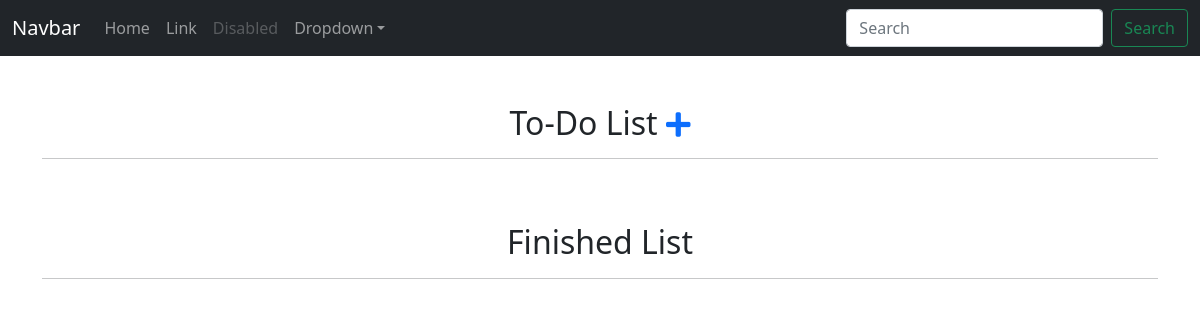
The app's page /, older data.
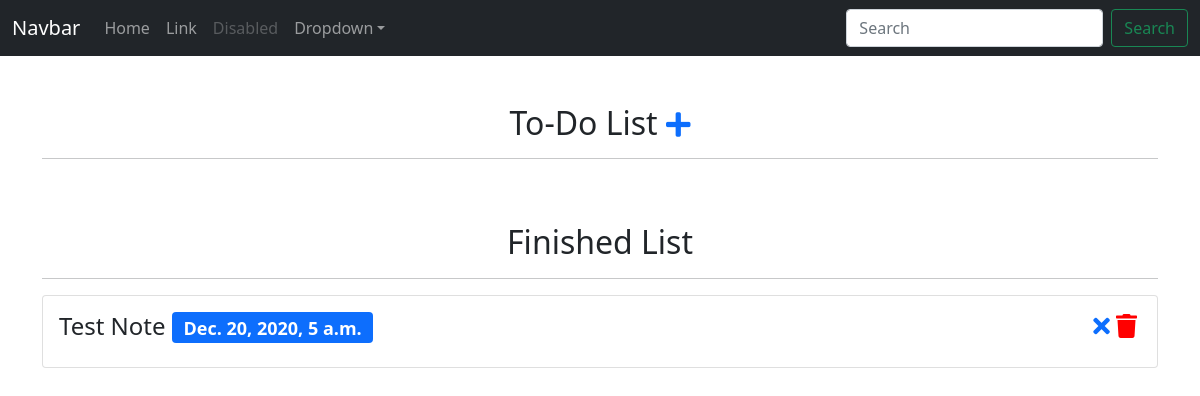
The same page, newer data.
### notes/models.py (models this page shows, shortened)
class Note(models.Model):
    title = models.CharField(max_length=100)
    due_date = models.DateTimeField()
    label = models.CharField(choices=LABEL_CHOICES, max_length=2)
    finished = models.BooleanField(default=False)
    def get_recover_item_url(self):
        return reverse("recover-note-item", kwargs={
            'id': self.id
        })
    def get_delete_item_url(self):
        return reverse("delete-note-item", kwargs={
            'id': self.id
        })

### notes/views.py (the view)
# urls.py: path('', note_list_view, name='note-list'),
def note_list_view(request):
    form = NoteModelForm()
    if request.method == "POST":
        form = NoteModelForm(request.POST)
        if form.is_valid():
            form.save()
            return redirect('note-list')
    to_do_list = Note.objects.filter(finished=False)
    finished_list = Note.objects.filter(finished=True)
    context = {
        'to_do_list': to_do_list,
        'finished_list': finished_list,
        'form': form
    }
    return render(request, "note_list.html", context)

### notes/forms.py
class NoteModelForm(forms.ModelForm):
    class Meta:
        model = Note
        fields = ('title', 'due_date', 'label')

### templates/note_list.html (shortened to what this page needs)
{% extends "base.html" %}
{% block content %}
    <div class="text-center mt-5">
      <h2>To-Do List
        <a data-bs-toggle="collapse" href="#collapseExample" role="button" aria-expanded="false" aria-controls="collapseExample">
          <i class="fas fa-plus fa-sm"></i>
        </a>
      </h2>
    </div>
    <hr />
    <div class="text-center mt-5">
      <h2>Finished List</h2>
    </div>
    <hr />
    <div class="row">
      {% for note in finished_list %}
      <div class="col-12">
        {% include "note_snippet.html" with note_snippet_var=note type="ADD" %}
      </div>
      {% endfor %}
    </div>
{% endblock %}

### templates/note_snippet.html (shortened to what this page needs)
<div class="card">
  <div class="card-body">
    <h4>
      {{ note_snippet_var.title }}
      <span class="badge bg-{{ note.get_label_display }}">
      {{ note_snippet_var.due_date }}
      </span>
      <span class="icons">
        {% if type == "DELETE" %}
          <a href="{{ note_snippet_var.get_finish_item_url }}"><i class="fas fa-check"></i></a>
        {% else %}
          <a href="{{ note_snippet_var.get_recover_item_url }}"><i class="fas fa-times"></i></a>
        {% endif %}
        <a href="{{ note_snippet_var.get_delete_item_url }}"><i class="fas fa-trash" style="color: red"></i></a>
      </span>
    </h4>
  </div>
</div>

Row changes from the older to the newer data that the page shows:
added Note: title "Test Note", due_date "Dec. 20, 2020, 5 a.m."
